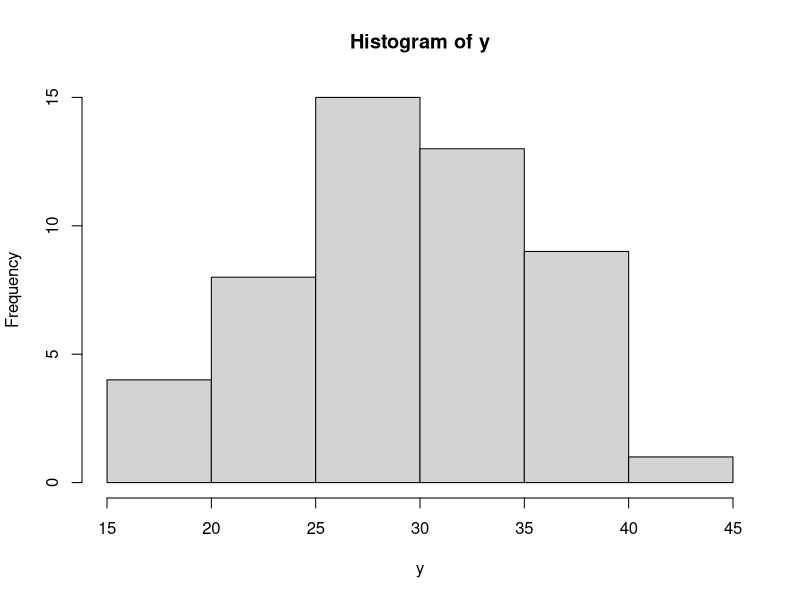
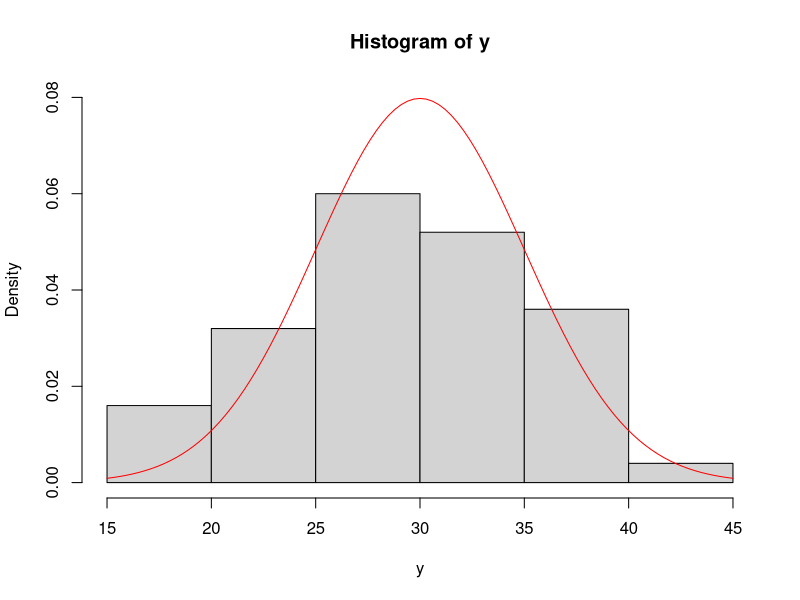
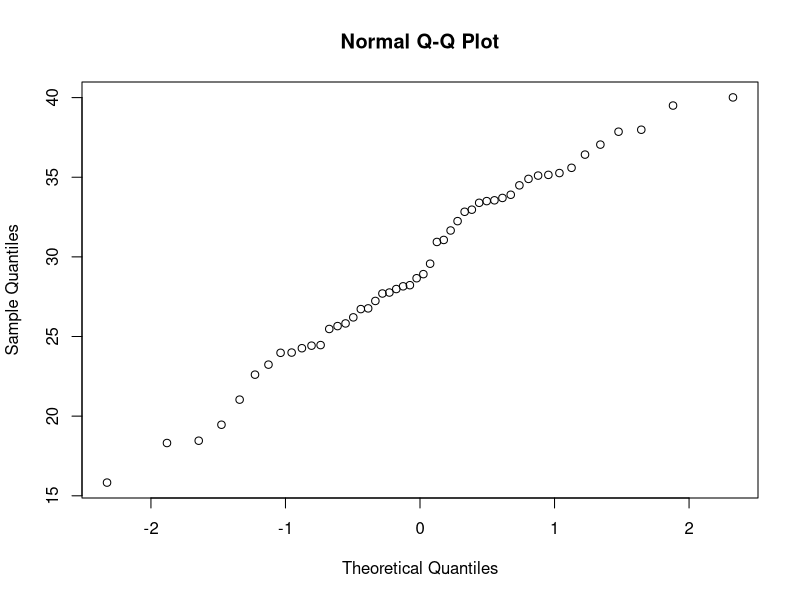
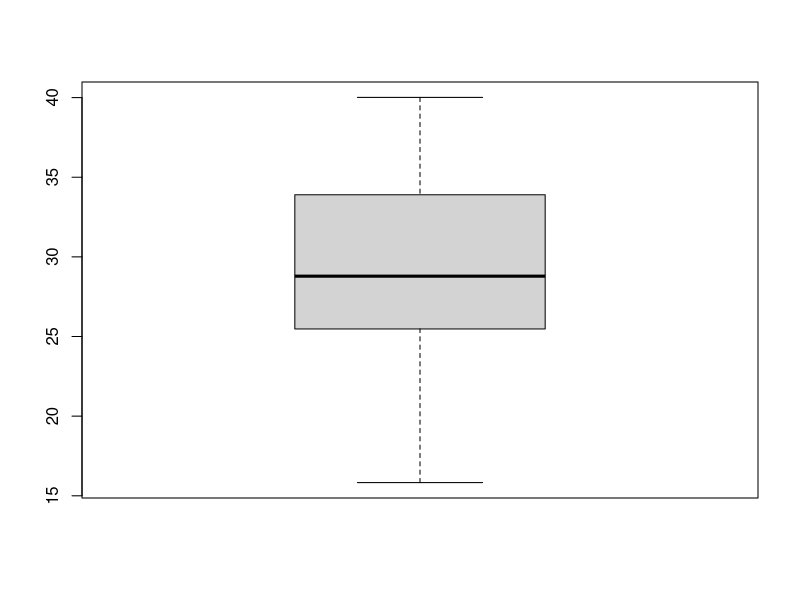
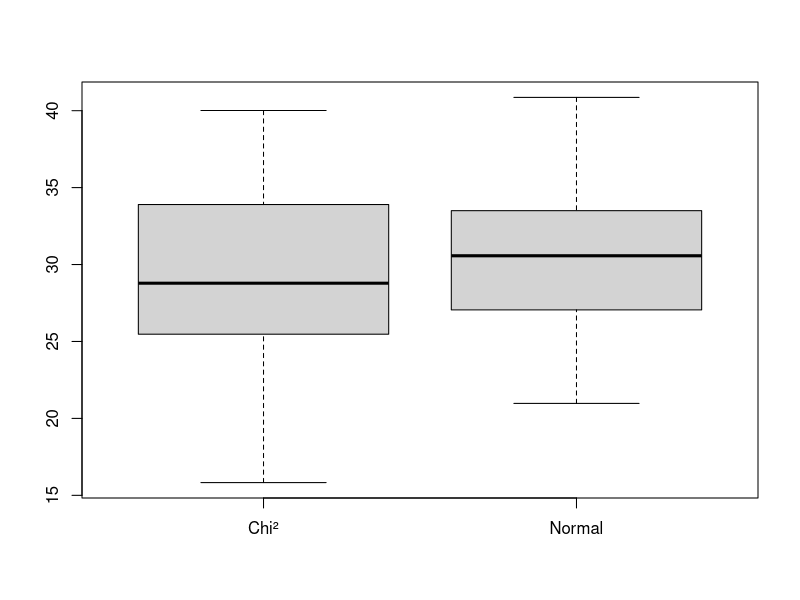
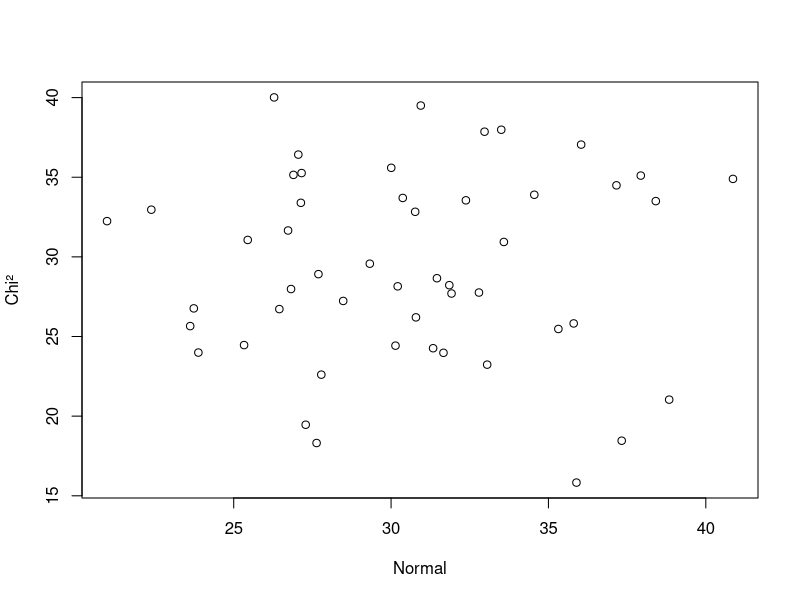
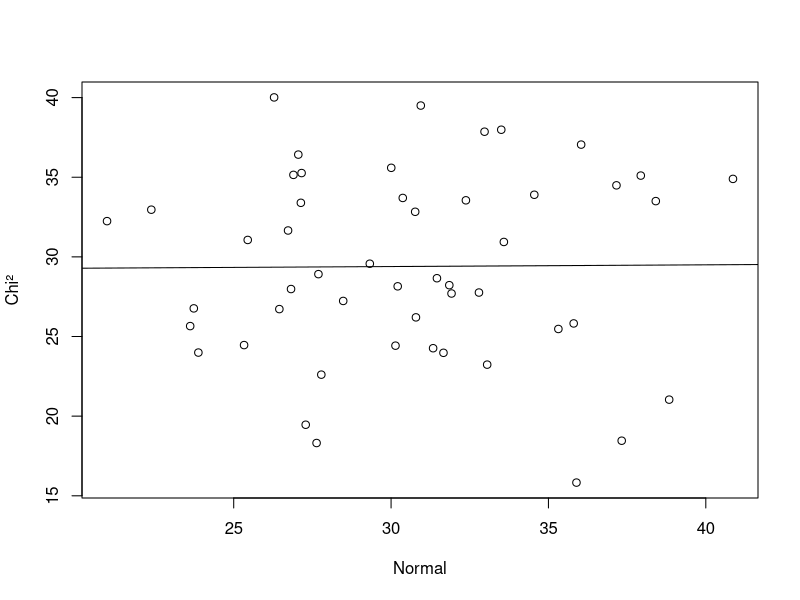
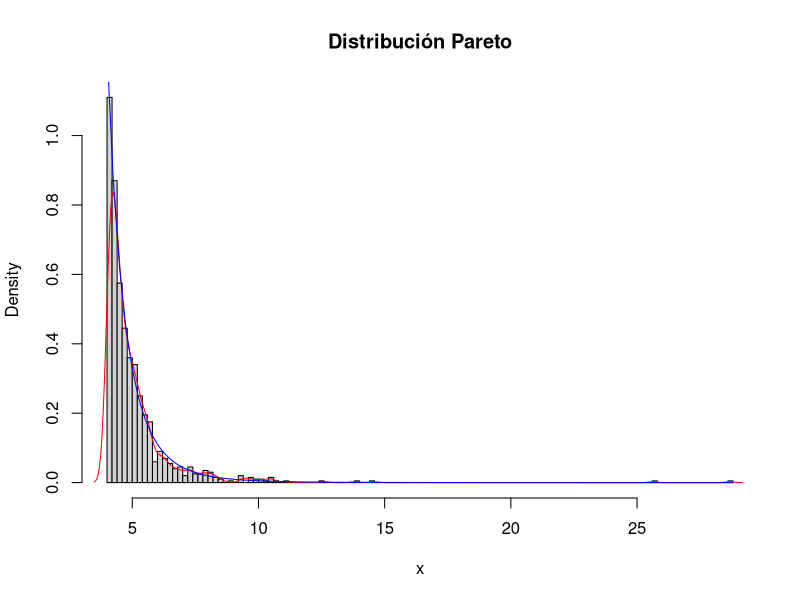

These charts were generated, in order, by the following R code:
## ---- chunk 1
knitr::opts_chunk$set(echo = TRUE) # Esto se aplica a todo el documento
## ---- chunk 2
    set.seed(1)
    y <- rchisq(30, n = 50)
    x <- rnorm(50, mean = 30, sd = 5)
## ---- chunk 3
    mean(y)
    sd(y)
    quantile(y, probs = c(0.25, 0.5, 0.75))
## ---- chunk 4
    hist(y)
## ---- chunk 5
    hist(y, freq = FALSE, ylim = c(0, 0.08))
    curve(dnorm(x, mean = 30, sd = 5), add = TRUE, col = "red")
## ---- chunk 6
    qqnorm(y)
## ---- chunk 7
    boxplot(y)
## ---- chunk 8
    boxplot(y, x, names = c("Chi²", "Normal"))
## ---- chunk 9
    plot(x, y, xlab = "Normal", ylab = "Chi²")
## ---- chunk 10
    reg <- lm(y ~ x)
    plot(x, y, xlab = "Normal", ylab = "Chi²")
    abline(reg)

    reg
## ---- chunk 11
    sim_dados <- function(n=4) {
        n_dados <- sample(1:6, n, replace = FALSE)
        return(6 %in% n_dados)
    }
## ---- chunk 12
    nsim <- 10000
    exacta <- 1 - (5/6)^4
    resultado <- numeric(nsim)
    
    for (i in 1:nsim) {
        resultado[i] <- sim_dados()
    }

    simulada <- mean(resultado)
## ---- chunk 13
    # Valor exacto
    exacta
    # Valor simulado
    simulada
## ---- chunk 14
    a <- 5
    b <- 4
    n <- 1000
    u <- runif(n)

    Pareto <- function(x, a, b) {
        x[x < b] <- b
        return((a*b^a)/ (x^(a+1)))
    }



    x <- b / (1 - u)^(1/a)

    hist(x, freq = FALSE, breaks = 'FD', main = 'Distribución Pareto')
    lines(density(x), col = 'red')
    curve(Pareto(x, a, b), col = 'blue', add = TRUE)
## ---- chunk 15
    # Test de Kolmogorov-Smirnov
    ks.test(x, Pareto(x, a, b)) # Esto está mal. Pendiente de corregir. Hay que poner la función de distribución, no la de densidad
## ---- chunk 16
    f <- function(x) {
        return(1/(1+x^2))
    }
    curve(f(x), 0, 1)

    nsim <- 100000
    x <- runif(nsim) # por defecto en R está entre 0 y 1

    sx <- sapply(x, f)
    mx <- mean(sx)
## ---- chunk 17
    # Valor exacto
    pi/4
    # Valor simulado
    mx
